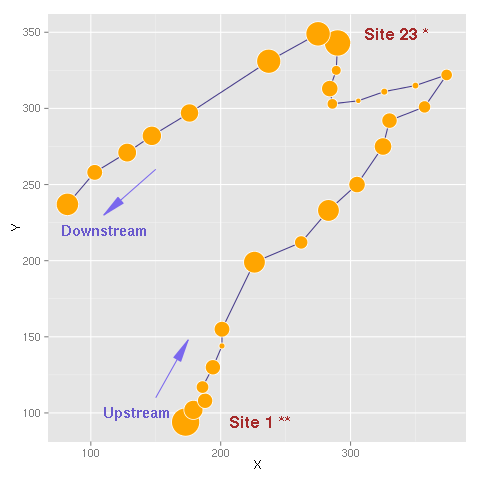

This figure's R source:
#!/usr/local/bin/Rscript

library(ggplot2)
library(grid)
mydat <- read.table("dat.txt", header=TRUE)
mylabels <- mydat[c(1,23),]
mylabels$text <- c("Site 1 **", "Site 23 *")
myarrow <- data.frame(x=c(150,150), y=c(110,260),
                      xend=c(175,110), yend=c(148,230))
mylabels2 <- data.frame(x=c(135,110), y=c(100,220),
                        text=c("Upstream", "Downstream"))
png("path.png")
ggplot(mydat) + geom_path(aes(X, Y), colour="slateblue4") +
              geom_point(aes(X, Y,size=0.8*Length),
                         shape=21, colour="white",
                         fill="orange") +
              scale_size_identity() +
              geom_text(aes(X, Y,label=text),
                        colour="brown", size=6,
                        fontface=2, hjust=-0.7,
                        data=mylabels)+
              geom_segment(aes(x,y,xend=xend,yend=yend),
                           arrow=arrow(angle=10, length=unit(8,"mm"),
                             type="closed"),
                           colour="slateblue2",
                           data=myarrow)+
              geom_text(aes(x,y, label=text), colour="slateblue3",
                        fontface=2, data=mylabels2)
dev.off()
system("feh path.png")
